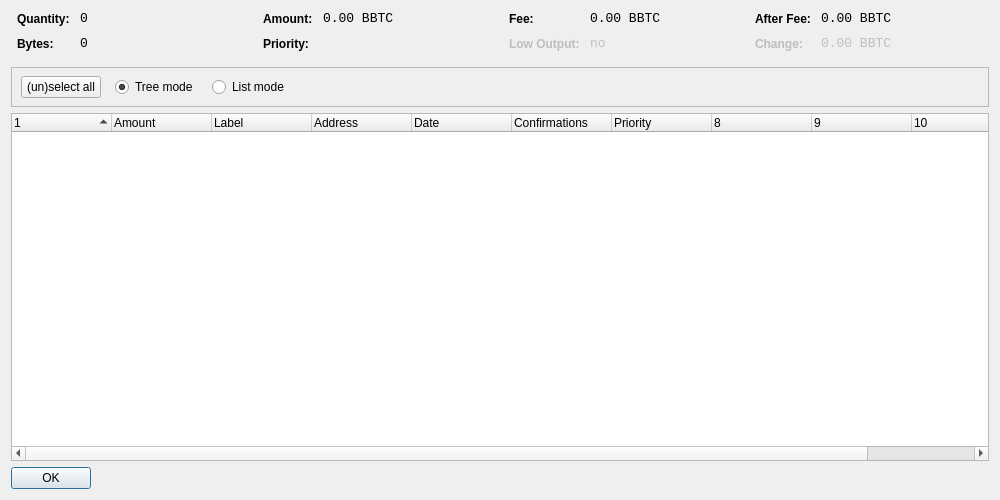
<?xml version="1.0" encoding="UTF-8"?>
<ui version="4.0">
 <class>CoinControlDialog</class>
 <widget class="QDialog" name="CoinControlDialog">
  <property name="geometry">
   <rect>
    <x>0</x>
    <y>0</y>
    <width>1000</width>
    <height>500</height>
   </rect>
  </property>
  <property name="windowTitle">
   <string>Coin Control</string>
  </property>
  <layout class="QVBoxLayout" name="verticalLayout">
   <item>
    <layout class="QHBoxLayout" name="horizontalLayoutTop" stretch="0,0,0,0">
     <property name="topMargin">
      <number>0</number>
     </property>
     <property name="bottomMargin">
      <number>10</number>
     </property>
     <item>
      <layout class="QFormLayout" name="formLayoutCoinControl1">
       <property name="horizontalSpacing">
        <number>10</number>
       </property>
       <property name="verticalSpacing">
        <number>10</number>
       </property>
       <property name="leftMargin">
        <number>6</number>
       </property>
       <property name="rightMargin">
        <number>6</number>
       </property>
       <item row="0" column="0">
        <widget class="QLabel" name="labelCoinControlQuantityText">
         <property name="styleSheet">
          <string notr="true">font-weight:bold;</string>
         </property>
         <property name="text">
          <string>Quantity:</string>
         </property>
        </widget>
       </item>
       <item row="0" column="1">
        <widget class="QLabel" name="labelCoinControlQuantity">
         <property name="font">
          <font>
           <family>Monospace</family>
           <pointsize>10</pointsize>
          </font>
         </property>
         <property name="cursor">
          <cursorShape>IBeamCursor</cursorShape>
         </property>
         <property name="contextMenuPolicy">
          <enum>Qt::ActionsContextMenu</enum>
         </property>
         <property name="text">
          <string notr="true">0</string>
         </property>
         <property name="textInteractionFlags">
          <set>Qt::LinksAccessibleByMouse|Qt::TextSelectableByKeyboard|Qt::TextSelectableByMouse</set>
         </property>
        </widget>
       </item>
       <item row="1" column="0">
        <widget class="QLabel" name="labelCoinControlBytesText">
         <property name="styleSheet">
          <string notr="true">font-weight:bold;</string>
         </property>
         <property name="text">
          <string>Bytes:</string>
         </property>
        </widget>
       </item>
       <item row="1" column="1">
        <widget class="QLabel" name="labelCoinControlBytes">
         <property name="font">
          <font>
           <family>Monospace</family>
           <pointsize>10</pointsize>
          </font>
         </property>
         <property name="cursor">
          <cursorShape>IBeamCursor</cursorShape>
         </property>
         <property name="contextMenuPolicy">
          <enum>Qt::ActionsContextMenu</enum>
         </property>
         <property name="text">
          <string notr="true">0</string>
         </property>
         <property name="textInteractionFlags">
          <set>Qt::LinksAccessibleByMouse|Qt::TextSelectableByKeyboard|Qt::TextSelectableByMouse</set>
         </property>
        </widget>
       </item>
      </layout>
     </item>
     <item>
      <layout class="QFormLayout" name="formLayoutCoinControl2">
       <property name="horizontalSpacing">
        <number>10</number>
       </property>
       <property name="verticalSpacing">
        <number>10</number>
       </property>
       <property name="leftMargin">
        <number>6</number>
       </property>
       <property name="rightMargin">
        <number>6</number>
       </property>
       <item row="0" column="0">
        <widget class="QLabel" name="labelCoinControlAmountText">
         <property name="styleSheet">
          <string notr="true">font-weight:bold;</string>
         </property>
         <property name="text">
          <string>Amount:</string>
         </property>
        </widget>
       </item>
       <item row="0" column="1">
        <widget class="QLabel" name="labelCoinControlAmount">
         <property name="font">
          <font>
           <family>Monospace</family>
           <pointsize>10</pointsize>
          </font>
         </property>
         <property name="cursor">
          <cursorShape>IBeamCursor</cursorShape>
         </property>
         <property name="contextMenuPolicy">
          <enum>Qt::ActionsContextMenu</enum>
         </property>
         <property name="text">
          <string notr="true">0.00 BBTC</string>
         </property>
         <property name="textInteractionFlags">
          <set>Qt::LinksAccessibleByMouse|Qt::TextSelectableByKeyboard|Qt::TextSelectableByMouse</set>
         </property>
        </widget>
       </item>
       <item row="1" column="0">
        <widget class="QLabel" name="labelCoinControlPriorityText">
         <property name="styleSheet">
          <string notr="true">font-weight:bold;</string>
         </property>
         <property name="text">
          <string>Priority:</string>
         </property>
        </widget>
       </item>
       <item row="1" column="1">
        <widget class="QLabel" name="labelCoinControlPriority">
         <property name="font">
          <font>
           <family>Monospace</family>
           <pointsize>10</pointsize>
          </font>
         </property>
         <property name="cursor">
          <cursorShape>IBeamCursor</cursorShape>
         </property>
         <property name="contextMenuPolicy">
          <enum>Qt::ActionsContextMenu</enum>
         </property>
         <property name="text">
          <string/>
         </property>
         <property name="textInteractionFlags">
          <set>Qt::LinksAccessibleByMouse|Qt::TextSelectableByKeyboard|Qt::TextSelectableByMouse</set>
         </property>
        </widget>
       </item>
      </layout>
     </item>
     <item>
      <layout class="QFormLayout" name="formLayoutCoinControl3">
       <property name="horizontalSpacing">
        <number>10</number>
       </property>
       <property name="verticalSpacing">
        <number>10</number>
       </property>
       <property name="leftMargin">
        <number>6</number>
       </property>
       <property name="rightMargin">
        <number>6</number>
       </property>
       <item row="0" column="0">
        <widget class="QLabel" name="labelCoinControlFeeText">
         <property name="styleSheet">
          <string notr="true">font-weight:bold;</string>
         </property>
         <property name="text">
          <string>Fee:</string>
         </property>
        </widget>
       </item>
       <item row="0" column="1">
        <widget class="QLabel" name="labelCoinControlFee">
         <property name="font">
          <font>
           <family>Monospace</family>
           <pointsize>10</pointsize>
          </font>
         </property>
         <property name="cursor">
          <cursorShape>IBeamCursor</cursorShape>
         </property>
         <property name="contextMenuPolicy">
          <enum>Qt::ActionsContextMenu</enum>
         </property>
         <property name="text">
          <string notr="true">0.00 BBTC</string>
         </property>
         <property name="textInteractionFlags">
          <set>Qt::LinksAccessibleByMouse|Qt::TextSelectableByKeyboard|Qt::TextSelectableByMouse</set>
         </property>
        </widget>
       </item>
       <item row="1" column="0">
        <widget class="QLabel" name="labelCoinControlLowOutputText">
         <property name="enabled">
          <bool>false</bool>
         </property>
         <property name="styleSheet">
          <string notr="true">font-weight:bold;</string>
         </property>
         <property name="text">
          <string>Low Output:</string>
         </property>
        </widget>
       </item>
       <item row="1" column="1">
        <widget class="QLabel" name="labelCoinControlLowOutput">
         <property name="enabled">
          <bool>false</bool>
         </property>
         <property name="font">
          <font>
           <family>Monospace</family>
           <pointsize>10</pointsize>
          </font>
         </property>
         <property name="cursor">
          <cursorShape>IBeamCursor</cursorShape>
         </property>
         <property name="contextMenuPolicy">
          <enum>Qt::ActionsContextMenu</enum>
         </property>
         <property name="text">
          <string notr="true">no</string>
         </property>
         <property name="textInteractionFlags">
          <set>Qt::LinksAccessibleByMouse|Qt::TextSelectableByKeyboard|Qt::TextSelectableByMouse</set>
         </property>
        </widget>
       </item>
      </layout>
     </item>
     <item>
      <layout class="QFormLayout" name="formLayoutCoinControl4">
       <property name="horizontalSpacing">
        <number>10</number>
       </property>
       <property name="verticalSpacing">
        <number>10</number>
       </property>
       <property name="leftMargin">
        <number>6</number>
       </property>
       <property name="rightMargin">
        <number>6</number>
       </property>
       <item row="0" column="0">
        <widget class="QLabel" name="labelCoinControlAfterFeeText">
         <property name="styleSheet">
          <string notr="true">font-weight:bold;</string>
         </property>
         <property name="text">
          <string>After Fee:</string>
         </property>
        </widget>
       </item>
       <item row="0" column="1">
        <widget class="QLabel" name="labelCoinControlAfterFee">
         <property name="font">
          <font>
           <family>Monospace</family>
           <pointsize>10</pointsize>
          </font>
         </property>
         <property name="cursor">
          <cursorShape>IBeamCursor</cursorShape>
         </property>
         <property name="contextMenuPolicy">
          <enum>Qt::ActionsContextMenu</enum>
         </property>
         <property name="text">
          <string notr="true">0.00 BBTC</string>
         </property>
         <property name="textInteractionFlags">
          <set>Qt::LinksAccessibleByMouse|Qt::TextSelectableByKeyboard|Qt::TextSelectableByMouse</set>
         </property>
        </widget>
       </item>
       <item row="1" column="0">
        <widget class="QLabel" name="labelCoinControlChangeText">
         <property name="enabled">
          <bool>false</bool>
         </property>
         <property name="styleSheet">
          <string notr="true">font-weight:bold;</string>
         </property>
         <property name="text">
          <string>Change:</string>
         </property>
        </widget>
       </item>
       <item row="1" column="1">
        <widget class="QLabel" name="labelCoinControlChange">
         <property name="enabled">
          <bool>false</bool>
         </property>
         <property name="font">
          <font>
           <family>Monospace</family>
           <pointsize>10</pointsize>
          </font>
         </property>
         <property name="cursor">
          <cursorShape>IBeamCursor</cursorShape>
         </property>
         <property name="contextMenuPolicy">
          <enum>Qt::ActionsContextMenu</enum>
         </property>
         <property name="text">
          <string notr="true">0.00 BBTC</string>
         </property>
         <property name="textInteractionFlags">
          <set>Qt::LinksAccessibleByMouse|Qt::TextSelectableByKeyboard|Qt::TextSelectableByMouse</set>
         </property>
        </widget>
       </item>
      </layout>
     </item>
    </layout>
   </item>
   <item>
    <widget class="QFrame" name="frame">
     <property name="minimumSize">
      <size>
       <width>0</width>
       <height>40</height>
      </size>
     </property>
     <property name="frameShape">
      <enum>QFrame::StyledPanel</enum>
     </property>
     <property name="frameShadow">
      <enum>QFrame::Sunken</enum>
     </property>
     <widget class="QWidget" name="horizontalLayoutWidget">
      <property name="geometry">
       <rect>
        <x>10</x>
        <y>0</y>
        <width>781</width>
        <height>41</height>
       </rect>
      </property>
      <layout class="QHBoxLayout" name="horizontalLayoutPanel" stretch="0,0,0,0,0">
       <property name="spacing">
        <number>14</number>
       </property>
       <item>
        <widget class="QPushButton" name="pushButtonSelectAll">
         <property name="sizePolicy">
          <sizepolicy hsizetype="Maximum" vsizetype="Fixed">
           <horstretch>0</horstretch>
           <verstretch>0</verstretch>
          </sizepolicy>
         </property>
         <property name="text">
          <string>(un)select all</string>
         </property>
        </widget>
       </item>
       <item>
        <widget class="QRadioButton" name="radioTreeMode">
         <property name="sizePolicy">
          <sizepolicy hsizetype="Maximum" vsizetype="Fixed">
           <horstretch>0</horstretch>
           <verstretch>0</verstretch>
          </sizepolicy>
         </property>
         <property name="text">
          <string>Tree mode</string>
         </property>
         <property name="checked">
          <bool>true</bool>
         </property>
        </widget>
       </item>
       <item>
        <widget class="QRadioButton" name="radioListMode">
         <property name="sizePolicy">
          <sizepolicy hsizetype="Maximum" vsizetype="Fixed">
           <horstretch>0</horstretch>
           <verstretch>0</verstretch>
          </sizepolicy>
         </property>
         <property name="text">
          <string>List mode</string>
         </property>
        </widget>
       </item>
       <item>
        <spacer name="horizontalSpacer">
         <property name="orientation">
          <enum>Qt::Horizontal</enum>
         </property>
         <property name="sizeHint" stdset="0">
          <size>
           <width>40</width>
           <height>20</height>
          </size>
         </property>
        </spacer>
       </item>
      </layout>
     </widget>
    </widget>
   </item>
   <item>
    <widget class="CoinControlTreeWidget" name="treeWidget">
     <property name="contextMenuPolicy">
      <enum>Qt::CustomContextMenu</enum>
     </property>
     <property name="sortingEnabled">
      <bool>false</bool>
     </property>
     <property name="columnCount">
      <number>11</number>
     </property>
     <attribute name="headerShowSortIndicator" stdset="0">
      <bool>true</bool>
     </attribute>
     <attribute name="headerStretchLastSection">
      <bool>false</bool>
     </attribute>
     <column>
      <property name="text">
       <string/>
      </property>
     </column>
     <column>
      <property name="text">
       <string>Amount</string>
      </property>
     </column>
     <column>
      <property name="text">
       <string>Label</string>
      </property>
     </column>
     <column>
      <property name="text">
       <string>Address</string>
      </property>
     </column>
     <column>
      <property name="text">
       <string>Date</string>
      </property>
     </column>
     <column>
      <property name="text">
       <string>Confirmations</string>
      </property>
      <property name="toolTip">
       <string>Confirmed</string>
      </property>
     </column>
     <column>
      <property name="text">
       <string>Priority</string>
      </property>
     </column>
     <column>
      <property name="text">
       <string/>
      </property>
     </column>
     <column>
      <property name="text">
       <string/>
      </property>
     </column>
     <column>
      <property name="text">
       <string/>
      </property>
     </column>
     <column>
      <property name="text">
       <string/>
      </property>
     </column>
    </widget>
   </item>
   <item>
    <widget class="QDialogButtonBox" name="buttonBox">
     <property name="sizePolicy">
      <sizepolicy hsizetype="Maximum" vsizetype="Fixed">
       <horstretch>0</horstretch>
       <verstretch>0</verstretch>
      </sizepolicy>
     </property>
     <property name="orientation">
      <enum>Qt::Horizontal</enum>
     </property>
     <property name="standardButtons">
      <set>QDialogButtonBox::Ok</set>
     </property>
    </widget>
   </item>
  </layout>
 </widget>
 <customwidgets>
  <customwidget>
   <class>CoinControlTreeWidget</class>
   <extends>QTreeWidget</extends>
   <header>coincontroltreewidget.h</header>
  </customwidget>
 </customwidgets>
 <resources/>
 <connections/>
</ui>
